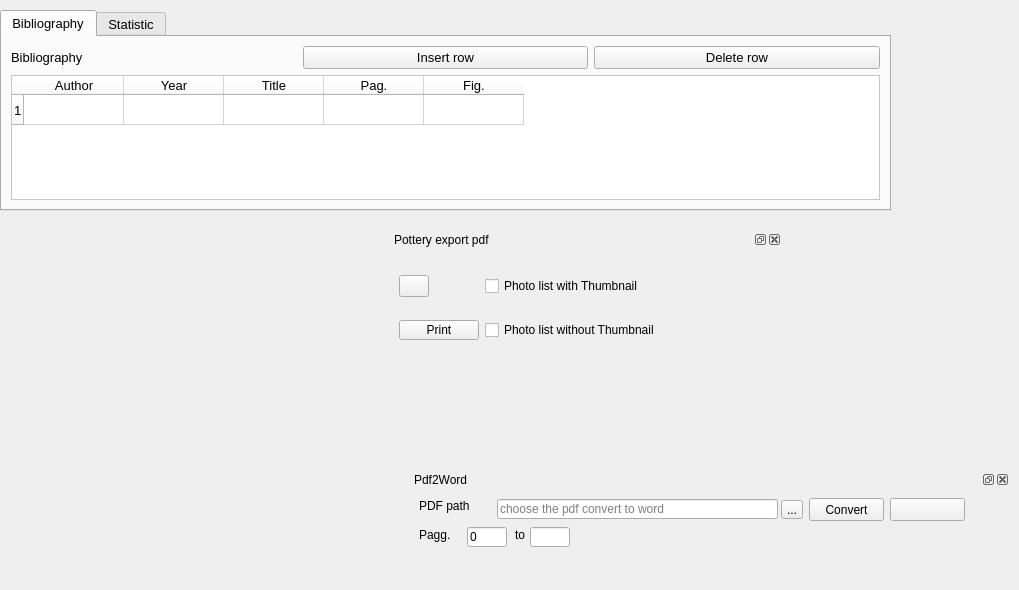
     <widget class="QWidget" name="tab_2">
      <attribute name="title">
       <string>Supplements</string>
      </attribute>
      <widget class="QTabWidget" name="tabWidget_2">
       <property name="geometry">
        <rect>
         <x>0</x>
         <y>10</y>
         <width>891</width>
         <height>201</height>
        </rect>
       </property>
       <property name="font">
        <font>
         <family>MS Shell Dlg 2</family>
         <pointsize>10</pointsize>
         <weight>50</weight>
         <italic>false</italic>
         <bold>false</bold>
        </font>
       </property>
       <property name="currentIndex">
        <number>0</number>
       </property>
       <widget class="QWidget" name="tab_7">
        <attribute name="title">
         <string>Bibliography</string>
        </attribute>
        <layout class="QGridLayout" name="gridLayout_15">
         <item row="0" column="0">
          <layout class="QGridLayout" name="gridLayout_14">
           <item row="0" column="0">
            <widget class="QLabel" name="label_48">
             <property name="text">
              <string>Bibliography</string>
             </property>
            </widget>
           </item>
           <item row="0" column="1">
            <widget class="QPushButton" name="pushButton_insert_row_rif_biblio">
             <property name="font">
              <font>
               <family>MS Shell Dlg 2</family>
               <pointsize>10</pointsize>
               <weight>50</weight>
               <italic>false</italic>
               <bold>false</bold>
              </font>
             </property>
             <property name="text">
              <string>Insert row</string>
             </property>
            </widget>
           </item>
           <item row="0" column="2">
            <widget class="QPushButton" name="pushButton_remove_row_rif_biblio">
             <property name="font">
              <font>
               <family>MS Shell Dlg 2</family>
               <pointsize>10</pointsize>
               <weight>50</weight>
               <italic>false</italic>
               <bold>false</bold>
              </font>
             </property>
             <property name="text">
              <string>Delete row</string>
             </property>
            </widget>
           </item>
           <item row="1" column="0" colspan="3">
            <widget class="QTableWidget" name="tableWidget_rif_biblio">
             <property name="font">
              <font>
               <family>MS Shell Dlg 2</family>
               <pointsize>10</pointsize>
               <weight>50</weight>
               <italic>false</italic>
               <bold>false</bold>
              </font>
             </property>
             <property name="styleSheet">
              <string notr="true">background-color: rgb(255, 255, 255);</string>
             </property>
             <property name="frameShape">
              <enum>QFrame::StyledPanel</enum>
             </property>
             <property name="frameShadow">
              <enum>QFrame::Raised</enum>
             </property>
             <property name="verticalScrollBarPolicy">
              <enum>Qt::ScrollBarAsNeeded</enum>
             </property>
             <property name="horizontalScrollBarPolicy">
              <enum>Qt::ScrollBarAsNeeded</enum>
             </property>
             <property name="editTriggers">
              <set>QAbstractItemView::AnyKeyPressed|QAbstractItemView::DoubleClicked|QAbstractItemView::EditKeyPressed</set>
             </property>
             <property name="selectionMode">
              <enum>QAbstractItemView::SingleSelection</enum>
             </property>
             <property name="selectionBehavior">
              <enum>QAbstractItemView::SelectRows</enum>
             </property>
             <property name="rowCount">
              <number>1</number>
             </property>
             <property name="columnCount">
              <number>5</number>
             </property>
             <row/>
             <column>
              <property name="text">
               <string>Author</string>
              </property>
             </column>
             <column>
              <property name="text">
               <string>Year</string>
              </property>
             </column>
             <column>
              <property name="text">
               <string>Title</string>
              </property>
             </column>
             <column>
              <property name="text">
               <string>Pag.</string>
              </property>
             </column>
             <column>
              <property name="text">
               <string>Fig.</string>
              </property>
             </column>
            </widget>
           </item>
          </layout>
         </item>
        </layout>
       </widget>
       <widget class="QWidget" name="tab_8">
        <attribute name="title">
         <string>Statistic</string>
        </attribute>
        <widget class="Mplwidget" name="widget" native="true">
         <property name="geometry">
          <rect>
           <x>18</x>
           <y>45</y>
           <width>856</width>
           <height>301</height>
          </rect>
         </property>
         <property name="sizePolicy">
          <sizepolicy hsizetype="Expanding" vsizetype="Expanding">
           <horstretch>0</horstretch>
           <verstretch>0</verstretch>
          </sizepolicy>
         </property>
         <property name="minimumSize">
          <size>
           <width>0</width>
           <height>260</height>
          </size>
         </property>
         <property name="styleSheet">
          <string notr="true">background-color: rgb(239, 236, 236);</string>
         </property>
        </widget>
        <widget class="QPushButton" name="pushButtonQuant">
         <property name="geometry">
          <rect>
           <x>40</x>
           <y>10</y>
           <width>200</width>
           <height>21</height>
          </rect>
         </property>
         <property name="maximumSize">
          <size>
           <width>200</width>
           <height>16777215</height>
          </size>
         </property>
         <property name="text">
          <string>Settings</string>
         </property>
        </widget>
       </widget>
      </widget>
      <widget class="QgsDockWidget" name="mDockWidget_4">
       <property name="geometry">
        <rect>
         <x>410</x>
         <y>470</y>
         <width>600</width>
         <height>111</height>
        </rect>
       </property>
       <property name="sizePolicy">
        <sizepolicy hsizetype="Expanding" vsizetype="Preferred">
         <horstretch>0</horstretch>
         <verstretch>0</verstretch>
        </sizepolicy>
       </property>
       <property name="minimumSize">
        <size>
         <width>600</width>
         <height>89</height>
        </size>
       </property>
       <property name="floating">
        <bool>true</bool>
       </property>
       <property name="windowTitle">
        <string>Pdf2Word</string>
       </property>
       <widget class="QWidget" name="dockWidgetContents_3">
        <widget class="QLineEdit" name="lineEdit_pdf_path">
         <property name="geometry">
          <rect>
           <x>87</x>
           <y>10</y>
           <width>281</width>
           <height>20</height>
          </rect>
         </property>
         <property name="acceptDrops">
          <bool>true</bool>
         </property>
         <property name="text">
          <string/>
         </property>
         <property name="placeholderText">
          <string>choose the pdf convert to word</string>
         </property>
        </widget>
        <widget class="QToolButton" name="toolButton_pdfpath">
         <property name="geometry">
          <rect>
           <x>371</x>
           <y>11</y>
           <width>22</width>
           <height>19</height>
          </rect>
         </property>
         <property name="text">
          <string>...</string>
         </property>
        </widget>
        <widget class="QPushButton" name="pbnOpenpdfDirectory">
         <property name="geometry">
          <rect>
           <x>480</x>
           <y>9</y>
           <width>75</width>
           <height>23</height>
          </rect>
         </property>
         <property name="text">
          <string/>
         </property>
         <property name="icon">
          <iconset resource="../../resources/resources.qrc">
           <normaloff>:/icons/open-folder.png</normaloff>:/icons/open-folder.png</iconset>
         </property>
        </widget>
        <widget class="QLabel" name="label_57">
         <property name="geometry">
          <rect>
           <x>9</x>
           <y>9</y>
           <width>71</width>
           <height>16</height>
          </rect>
         </property>
         <property name="text">
          <string>PDF path</string>
         </property>
        </widget>
        <widget class="QPushButton" name="pushButton_convert">
         <property name="geometry">
          <rect>
           <x>399</x>
           <y>9</y>
           <width>75</width>
           <height>23</height>
          </rect>
         </property>
         <property name="text">
          <string>Convert</string>
         </property>
        </widget>
        <widget class="QLineEdit" name="lineEdit_pag1">
         <property name="geometry">
          <rect>
           <x>57</x>
           <y>38</y>
           <width>40</width>
           <height>20</height>
          </rect>
         </property>
         <property name="minimumSize">
          <size>
           <width>0</width>
           <height>0</height>
          </size>
         </property>
         <property name="maximumSize">
          <size>
           <width>40</width>
           <height>16777215</height>
          </size>
         </property>
         <property name="toolTip">
          <string>&lt;html&gt;&lt;head/&gt;&lt;body&gt;&lt;p&gt;The &amp;quot;0&amp;quot; is the first page to convert&lt;/p&gt;&lt;/body&gt;&lt;/html&gt;</string>
         </property>
         <property name="inputMask">
          <string extracomment="Lo&quot;0&quot; indica la prima pagina"/>
         </property>
         <property name="text">
          <string>0</string>
         </property>
        </widget>
        <widget class="QLineEdit" name="lineEdit_pag2">
         <property name="geometry">
          <rect>
           <x>120</x>
           <y>38</y>
           <width>40</width>
           <height>20</height>
          </rect>
         </property>
         <property name="maximumSize">
          <size>
           <width>40</width>
           <height>16777215</height>
          </size>
         </property>
        </widget>
        <widget class="QLabel" name="label_58">
         <property name="geometry">
          <rect>
           <x>9</x>
           <y>38</y>
           <width>41</width>
           <height>16</height>
          </rect>
         </property>
         <property name="text">
          <string>Pagg.</string>
         </property>
        </widget>
        <widget class="QLabel" name="label_59">
         <property name="geometry">
          <rect>
           <x>105</x>
           <y>38</y>
           <width>16</width>
           <height>16</height>
          </rect>
         </property>
         <property name="text">
          <string>to</string>
         </property>
        </widget>
       </widget>
      </widget>
      <widget class="QgsDockWidget" name="mDockWidget_export">
       <property name="geometry">
        <rect>
         <x>390</x>
         <y>230</y>
         <width>392</width>
         <height>137</height>
        </rect>
       </property>
       <property name="minimumSize">
        <size>
         <width>392</width>
         <height>137</height>
        </size>
       </property>
       <property name="floating">
        <bool>true</bool>
       </property>
       <property name="features">
        <set>QDockWidget::AllDockWidgetFeatures</set>
       </property>
       <property name="allowedAreas">
        <set>Qt::AllDockWidgetAreas</set>
       </property>
       <property name="windowTitle">
        <string>Pottery export pdf</string>
       </property>
       <widget class="QWidget" name="dockWidgetContents_4">
        <layout class="QGridLayout" name="gridLayout_33">
         <item row="0" column="1">
          <widget class="QCheckBox" name="checkBox_e_foto_t">
           <property name="text">
            <string>Photo list with Thumbnail</string>
           </property>
          </widget>
         </item>
         <item row="1" column="1">
          <widget class="QCheckBox" name="checkBox_e_foto">
           <property name="text">
            <string>Photo list without Thumbnail</string>
           </property>
          </widget>
         </item>
         <item row="1" column="0">
          <widget class="QPushButton" name="pushButton_print">
           <property name="sizePolicy">
            <sizepolicy hsizetype="Minimum" vsizetype="Expanding">
             <horstretch>0</horstretch>
             <verstretch>0</verstretch>
            </sizepolicy>
           </property>
           <property name="minimumSize">
            <size>
             <width>0</width>
             <height>0</height>
            </size>
           </property>
           <property name="maximumSize">
            <size>
             <width>100</width>
             <height>20</height>
            </size>
           </property>
           <property name="text">
            <string>Print</string>
           </property>
           <property name="icon">
            <iconset resource="../../resources/resources.qrc">
             <normaloff>:/icons/pdf-icon.png</normaloff>:/icons/pdf-icon.png</iconset>
           </property>
           <property name="iconSize">
            <size>
             <width>10</width>
             <height>10</height>
            </size>
           </property>
          </widget>
         </item>
         <item row="0" column="0">
          <widget class="QPushButton" name="pushButton_word">
           <property name="minimumSize">
            <size>
             <width>0</width>
             <height>0</height>
            </size>
           </property>
           <property name="maximumSize">
            <size>
             <width>30</width>
             <height>16777215</height>
            </size>
           </property>
           <property name="text">
            <string/>
           </property>
           <property name="icon">
            <iconset resource="../../resources/resources.qrc">
             <normaloff>:/icons/word.png</normaloff>:/icons/word.png</iconset>
           </property>
          </widget>
         </item>
        </layout>
       </widget>
      </widget>
     </widget>
